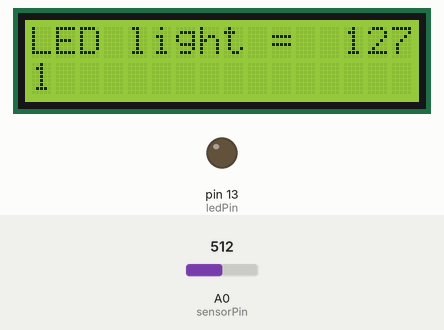
Bench run of a sketch on a simulated Arduino Uno, built with avr-gcc and run on an emulated ATmega328P. On the bench: 16×2 character LCD, output pins drawn as LEDs (lit = HIGH). The inputs (shaded band) are chosen by the test bench; at power-on: A0 (sensorPin) = 512.

Above: at 1.2 s.
1.3 s: A0 (sensorPin) set to 43
At 2.6 s:
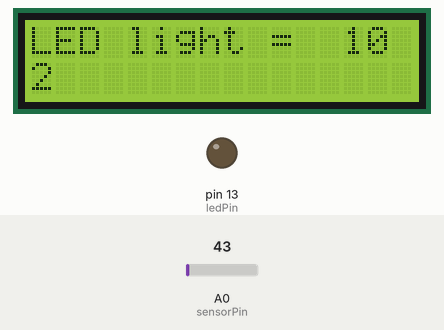
3.5 s: A0 (sensorPin) set to 36
At 4.6 s:
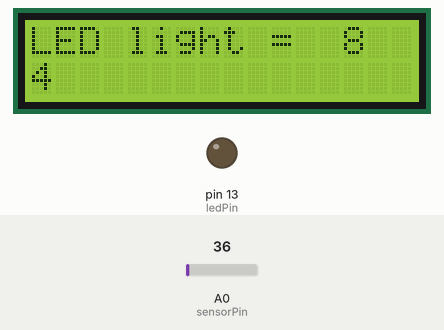
5.5 s: A0 (sensorPin) set to 506
At 6.4 s:
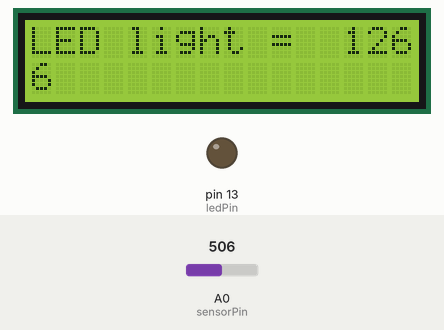
7.5 s: A0 (sensorPin) set to 532
At 8.8 s:
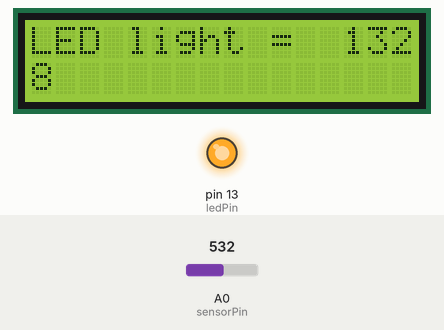
10.5 s: A0 (sensorPin) set to 306
At 12.8 s:
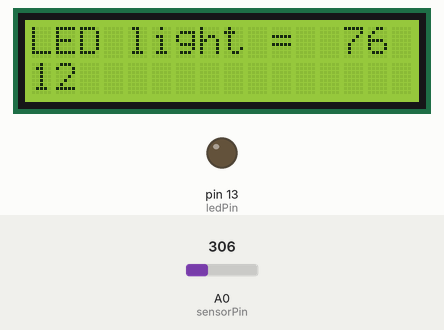
Timing chart, 0 to 14.3 s (numbered marks = the images above; inputs shaded):
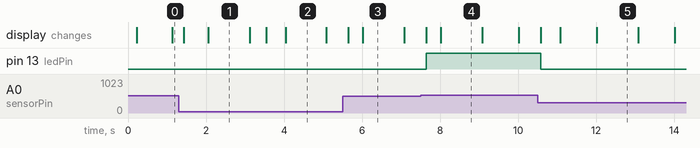

Measured:
- the behaviour switches between 513 and 514 on A0 (sensorPin) (found by bisection; images 3 and 4)
- after the input at 7.5 s, pin 13 (ledPin): LOW → HIGH after 0.14 s
- after the input at 10.5 s, pin 13 (ledPin): HIGH → LOW after 0.07 s
- what the display in image 1 shows lasts 1.0 s, from 2.1 s to 3.1 s

The sketch:

sketch_mar13a.ino
```cpp
String RX_string = "";
String RX_string_displayed = "";
int RX_string_length = 0;
char RX_byte = '\n';

int sensorPin = A0;
int sensorValue = 0;
int outputValue = 0;
int ledPin = 13;

// include the library code:
#include "Wire.h"
#include "Adafruit_LiquidCrystal.h"

// Connect via i2c, default address #0 (A0-A2 not jumpered)
Adafruit_LiquidCrystal lcd(0);

void setup() {

  // set up the LCD's number of rows and columns:
  lcd.begin(16, 2);
  // Print a message to the LCD.
  // lcd.print("hello, world!");
}

void loop() {

  lcd.setCursor(0, 0);
  lcd.print("                ");

  sensorValue = analogRead(sensorPin);
  outputValue = map(sensorValue, 0, 1023, 0, 255);

  lcd.setCursor(0, 0);
  lcd.print("LED light = ");

  lcd.setCursor(13, 0);
  lcd.print(outputValue);
  analogWrite(ledPin, outputValue);
  delay(100);

  // set the cursor to column 0, line 1
  // (note: line 1 is the second row, since counting begins with 0):
  lcd.setCursor(0, 1);
  // print the number of seconds since reset:
  lcd.print(millis()/1000);
}
```
